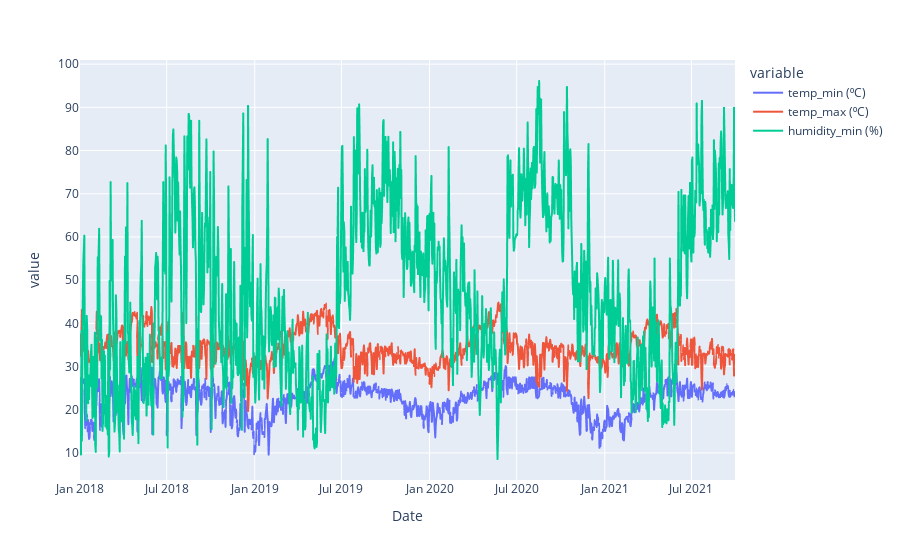

This figure's notebook cell:
### Code cell
import plotly.express as px

fig = px.line(dharmasagar_Warangal_U, x='Date', y=['temp_min (⁰C)','temp_max (⁰C)', 'humidity_min (%)' ])
fig.show()

### Figure 1 — Plotly figure (JSON) as saved in the notebook; plotly's stock layout.template omitted (floating-point values rounded to 4 significant figures; data arrays with more than 128 entries replaced by an {"elided": "..."} marker saying what was removed)
{"data": [{"hovertemplate": "variable=temp_min (⁰C)<br>Date=%{x}<br>value=%{y}<extra></extra>", "legendgroup": "temp_min (⁰C)", "line": {"color": "#636efa", "dash": "solid"}, "marker": {"symbol": "circle"}, "mode": "lines", "name": "temp_min (⁰C)", "showlegend": true, "type": "scattergl", "x": {"elided": "1368 str values"}, "xaxis": "x", "y": {"elided": "1368 float values"}, "yaxis": "y"}, {"hovertemplate": "variable=temp_max (⁰C)<br>Date=%{x}<br>value=%{y}<extra></extra>", "legendgroup": "temp_max (⁰C)", "line": {"color": "#EF553B", "dash": "solid"}, "marker": {"symbol": "circle"}, "mode": "lines", "name": "temp_max (⁰C)", "showlegend": true, "type": "scattergl", "x": {"elided": "1368 str values"}, "xaxis": "x", "y": {"elided": "1368 float values"}, "yaxis": "y"}, {"hovertemplate": "variable=humidity_min (%)<br>Date=%{x}<br>value=%{y}<extra></extra>", "legendgroup": "humidity_min (%)", "line": {"color": "#00cc96", "dash": "solid"}, "marker": {"symbol": "circle"}, "mode": "lines", "name": "humidity_min (%)", "showlegend": true, "type": "scattergl", "x": {"elided": "1368 str values"}, "xaxis": "x", "y": {"elided": "1368 float values"}, "yaxis": "y"}], "layout": {"legend": {"title": {"text": "variable"}, "tracegroupgap": 0}, "margin": {"t": 60}, "xaxis": {"anchor": "y", "domain": [0, 1], "title": {"text": "Date"}}, "yaxis": {"anchor": "x", "domain": [0, 1], "title": {"text": "value"}}}}
